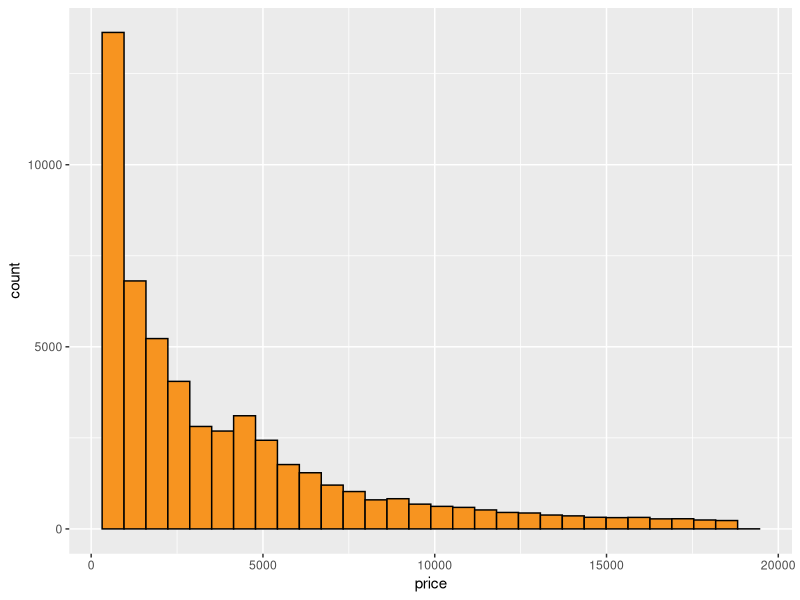
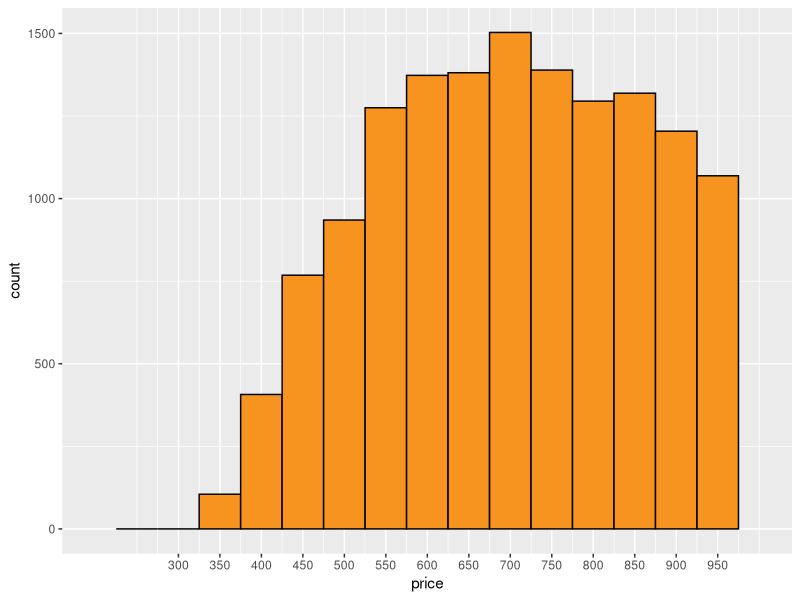
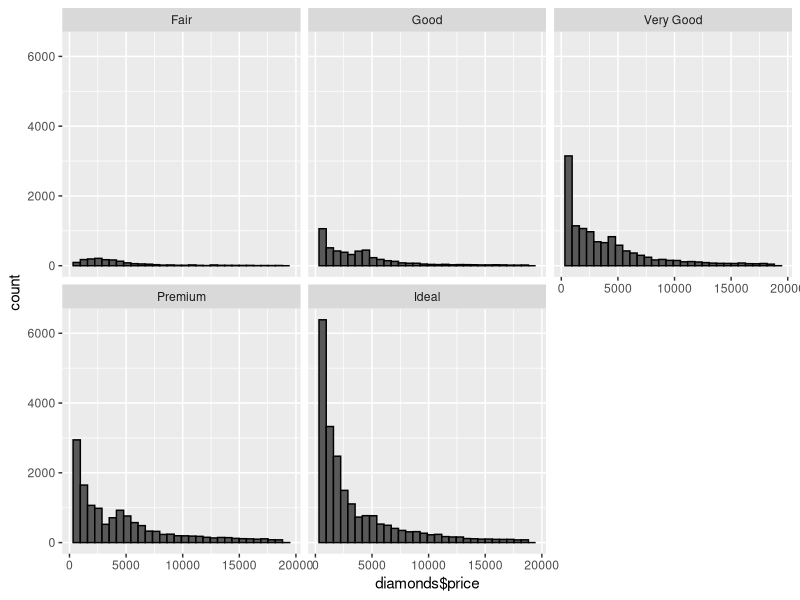
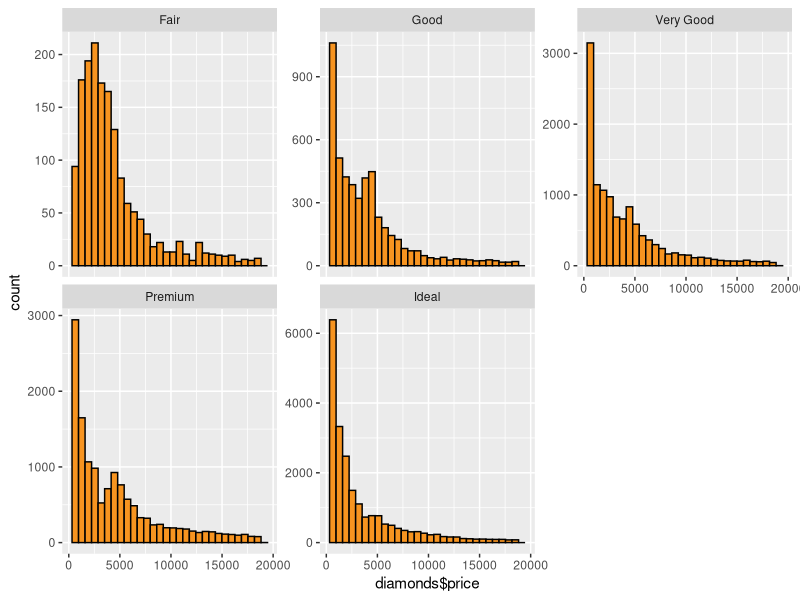
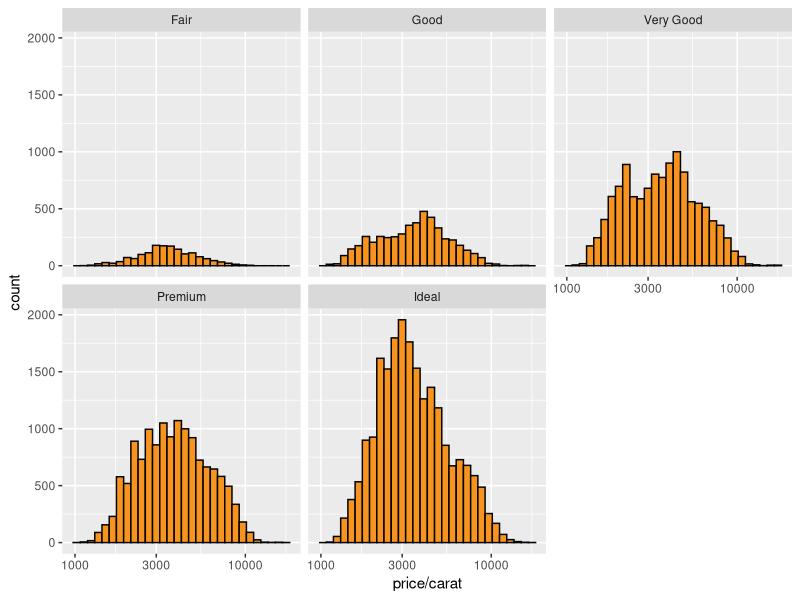
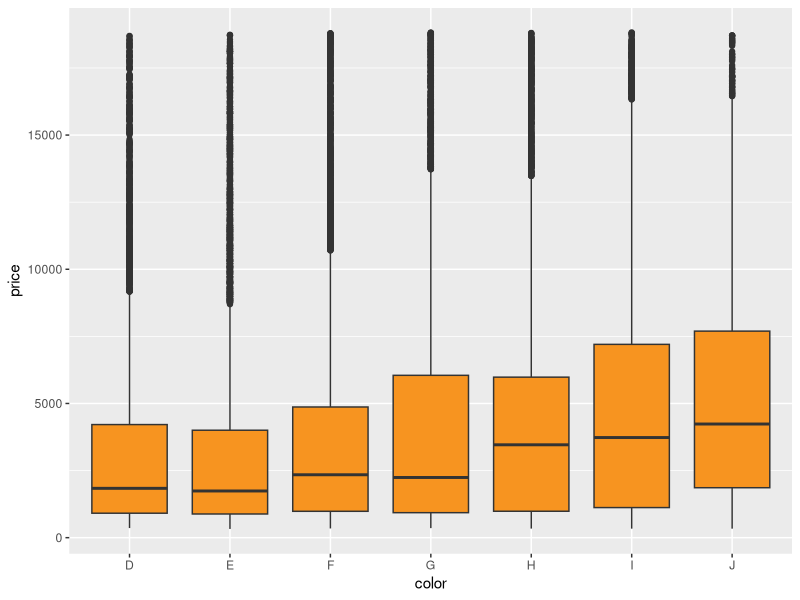
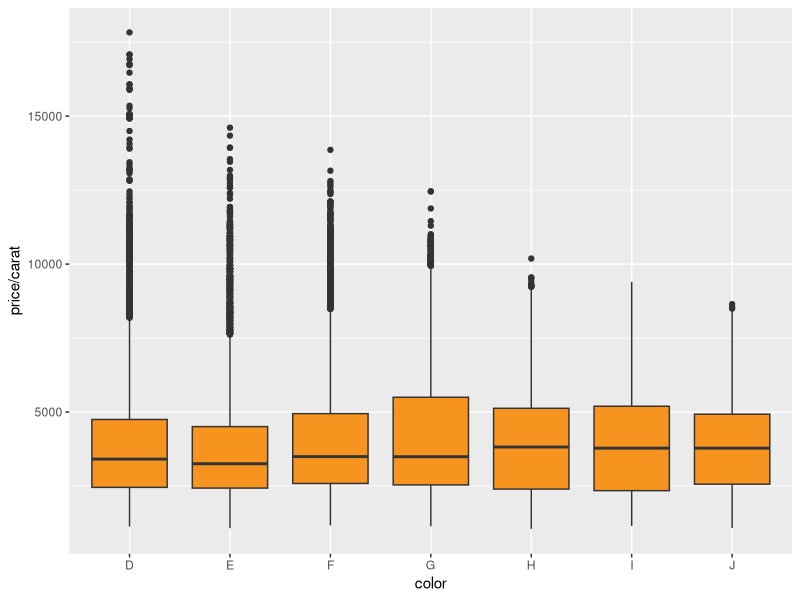

The R source for these figures, in order:
## ---- chunk 1
install.packages('ggplot2')
library('ggplot2')
data(diamonds)
## ---- chunk 2
data(diamonds)
nrow(diamonds)
## ---- chunk 3
ncol(diamonds)
## ---- chunk 4
str(diamonds)
## ---- chunk 5
levels(diamonds$color)
## ---- chunk 6
ggplot(aes(x=price),data=diamonds)+
  geom_histogram(fill='#F79420',color='black')
## ---- chunk 7
mean(diamonds$price)
median(diamonds$price)
## ---- chunk 8
sum(diamonds$price < 500)
## ---- chunk 9
sum(diamonds$price < 250)
## ---- chunk 10
sum(diamonds$price >= 15000)
## ---- chunk 11
ggplot(aes(x=price),data = diamonds)+
  geom_histogram(color='black',fill='#F79420',binwidth = 50)+
  scale_x_continuous(limits = c(200,1000),breaks = seq(300,950,50))
## ---- chunk 12
ggplot(data=diamonds,aes(x=diamonds$price))+
  geom_histogram(color='black')+
  facet_wrap(~cut)
## ---- chunk 13
by(diamonds$price,diamonds$cut,summary)
## ---- chunk 14
ggplot(data=diamonds,aes(x=diamonds$price))+
  geom_histogram(color='black',fill='#F79420')+
  facet_wrap(~cut,scales = 'free_y')
## ---- chunk 15
ggplot(aes(x=price/carat),data=diamonds)+
  geom_histogram(color='black',fill='#F79420')+
  scale_x_log10()+
  facet_wrap(~cut)
## ---- chunk 16
ggplot(aes(x=color,y=price),data=diamonds)+
  geom_boxplot(fill='#F79420')

by(diamonds$price,diamonds$color,summary)
  
## ---- chunk 17
ggplot(aes(y=price/carat,x=color),data=diamonds)+
  geom_boxplot(fill='#F79420')
## ---- chunk 18

